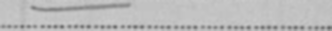
#> input picture output/enhanced_image_preprocessor_samples/007625911_007625911_00105_22_denoised.png, 332 x 31 px, given as the content of the folder data/snippets, which was not available
$ python enhanced_image_preprocessor.py
#> lines starting #> are read from the running program, lines starting #| are printed output that depends on the picture; after the words box and inside, x2 and y2 are one past the last pixel; in counts of white or black regions, pixels touching at a corner belong together; pictures that were not available may be replaced by others from this repository, and a replacement may not be noted
#> in preprocess_sample_images, image is the input picture: shape (31, 332, 3); min 106, max 203, mean 186.6
import cv2
import numpy as np
from pathlib import Path
import random
import logging

class EnhancedImagePreprocessor:
    def __init__(self):
        # Initialize logging to track preprocessing progress and errors
        logging.basicConfig(level=logging.INFO)
        self.logger = logging.getLogger(__name__)

    # Define the preprocessing steps
    # Convert the image to grayscale
    def convert_to_grayscale(self, image):
        # Convert the image to grayscale
        return cv2.cvtColor(image, cv2.COLOR_BGR2GRAY)

    # Remove noise using Gaussian blur
    def remove_noise(self, image):
        # Apply Gaussian blur to remove noise
        return cv2.GaussianBlur(image, (5, 5), 0)

    # Threshold the image using adaptive thresholding
    def threshold_image(self, image):
        # Convert the image to binary using adaptive thresholding
        return cv2.adaptiveThreshold(image, 255, cv2.ADAPTIVE_THRESH_GAUSSIAN_C,
                                     cv2.THRESH_BINARY, 11, 2)
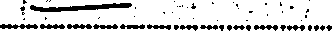
#> returned value: shape (31, 332); 83.5% white; 57 black regions (38 under 20 px), largest, box (x1, y1, x2, y2) and area: (30, 3, 132, 12) 461, (0, 24, 38, 29) 138, (40, 24, 65, 29) 93

    # Deskew the image if necessary
    def deskew_image(self, image):
        # Deskew the image if necessary (use Hough Transform or similar)
        coords = np.column_stack(np.where(image > 0))
#> coords = 8598 pairs, first value 0 to 30, second value 0 to 331
        angle = cv2.minAreaRect(coords)[-1]
#> angle = -90
        if angle < -45:
            angle = -(90 + angle)
#> angle = 0
        else:
            angle = -angle

        (h, w) = image.shape[:2]
#> h = 31; w = 332
        center = (w // 2, h // 2)
#> center = (166, 15)
        M = cv2.getRotationMatrix2D(center, angle, 1.0)
#> M = [[1, 0, 0], [0, 1, 0]]
        rotated = cv2.warpAffine(image, M, (w, h), flags=cv2.INTER_CUBIC, borderMode=cv2.BORDER_REPLICATE)
        return rotated

    # Enhance the image contrast using CLAHE
    def enhance_contrast(self, image):
        # Enhance the image contrast using CLAHE (Contrast Limited Adaptive Histogram Equalization)
        clahe = cv2.createCLAHE(clipLimit=2.0, tileGridSize=(8, 8))
        return clahe.apply(image)

    # Preprocess a set of sample images
    def preprocess_sample_images(self, input_dir, num_samples=5):
        # Select a limited number of images
        input_path = Path(input_dir)
        # List all the images in the input directory
        images = list(input_path.glob('*.png'))
        # Select a subset of images randomly
        selected_images = random.sample(images, min(num_samples, len(images)))

        output_dir = Path("output/enhanced_image_preprocessor_samples")
        output_dir.mkdir(parents=True, exist_ok=True)

        # Process each selected image and save the intermediate stages
        for image_path in selected_images:
            # Read the image
            image = cv2.imread(str(image_path))
            if image is None:
                print(f"Could not read image: {image_path}")
                continue

            # Process each image using the enhanced preprocessing steps
            gray = self.convert_to_grayscale(image)
            denoised = self.remove_noise(gray)
            thresholded = self.threshold_image(denoised)
            deskewed = self.deskew_image(thresholded)
            enhanced = self.enhance_contrast(deskewed)

            # Save each stage as a sample
            cv2.imwrite(str(output_dir / f"{image_path.stem}_original.png"), image)
            cv2.imwrite(str(output_dir / f"{image_path.stem}_grayscale.png"), gray)
            cv2.imwrite(str(output_dir / f"{image_path.stem}_denoised.png"), denoised)
            cv2.imwrite(str(output_dir / f"{image_path.stem}_thresholded.png"), thresholded)
            cv2.imwrite(str(output_dir / f"{image_path.stem}_deskewed.png"), deskewed)
            cv2.imwrite(str(output_dir / f"{image_path.stem}_enhanced.png"), enhanced)

        print(f"Sample images saved to {output_dir}")

# Usage
preprocessor = EnhancedImagePreprocessor()
preprocessor.preprocess_sample_images('data/snippets', num_samples=100)

$ run again, on output/enhanced_image_preprocessor_samples/007625976_007625976_02208_22_denoised.png
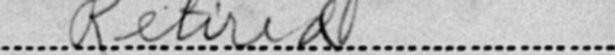
#> input picture output/enhanced_image_preprocessor_samples/007625976_007625976_02208_22_denoised.png, 615 x 55 px, given as the content of the folder data/snippets, which was not available
#> in preprocess_sample_images, image is the input picture: shape (55, 615, 3); min 4, max 223, mean 184.9
#> in threshold_image, `return cv2.adaptiveThreshold(image, 255, cv2.ADAPTIVE_THRESH_GAUSSIAN_..`:
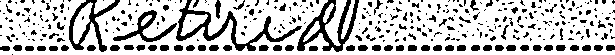
#> returned value: shape (55, 615); 75.7% white; 350 black regions (268 under 20 px), largest, box (x1, y1, x2, y2) and area: (176, 0, 302, 51) 1193, (297, 0, 359, 52) 1050, (69, 0, 120, 52) 704
#> coords = 25591 pairs, first value 0 to 54, second value 0 to 614
#> in deskew_image, `angle = cv2.minAreaRect(coords)[-1]`: angle = -90
#> in deskew_image, `angle = -(90 + angle)`: angle = 0
#> M = [[1, 0, 0], [0, 1, 0]]

$ run again, on output/enhanced_image_preprocessor_samples/007626266_007626266_03174_22_denoised.png
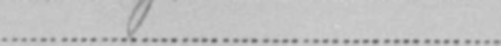
#> input picture output/enhanced_image_preprocessor_samples/007626266_007626266_03174_22_denoised.png, 501 x 46 px, given as the content of the folder data/snippets, which was not available
#> in preprocess_sample_images, image is the input picture: shape (46, 501, 3); min 103, max 210, mean 192.6
#> in threshold_image, `return cv2.adaptiveThreshold(image, 255, cv2.ADAPTIVE_THRESH_GAUSSIAN_..`:
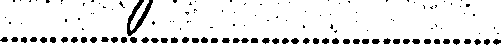
#> returned value: shape (46, 501); 90.9% white; 131 black regions (80 under 20 px), largest, box (x1, y1, x2, y2) and area: (127, 0, 153, 36) 312, (130, 37, 137, 43) 35, (291, 38, 299, 44) 35
#> coords = 20948 pairs, first value 0 to 45, second value 0 to 500
#> in deskew_image, `angle = cv2.minAreaRect(coords)[-1]`: angle = -90
#> in deskew_image, `angle = -(90 + angle)`: angle = 0
#> M = [[1, 0, 0], [0, 1, 0]]

$ run again, on output/enhanced_image_preprocessor_samples/007643895_007643895_00510_22_denoised.png
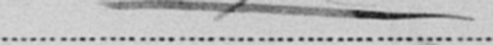
#> input picture output/enhanced_image_preprocessor_samples/007643895_007643895_00510_22_denoised.png, 493 x 45 px, given as the content of the folder data/snippets, which was not available
#> in preprocess_sample_images, image is the input picture: shape (45, 493, 3); min 23, max 217, mean 185.1
#> in threshold_image, `return cv2.adaptiveThreshold(image, 255, cv2.ADAPTIVE_THRESH_GAUSSIAN_..`:
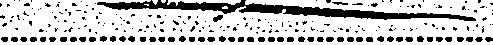
#> returned value: shape (45, 493); 77.8% white; 228 black regions (175 under 20 px), largest, box (x1, y1, x2, y2) and area: (97, 0, 476, 21) 2493, (213, 15, 223, 22) 45, (326, 37, 334, 42) 34
#> coords = 17249 pairs, first value 0 to 44, second value 0 to 492
#> in deskew_image, `angle = cv2.minAreaRect(coords)[-1]`: angle = -90
#> in deskew_image, `angle = -(90 + angle)`: angle = 0
#> M = [[1, 0, 0], [0, 1, 0]]
